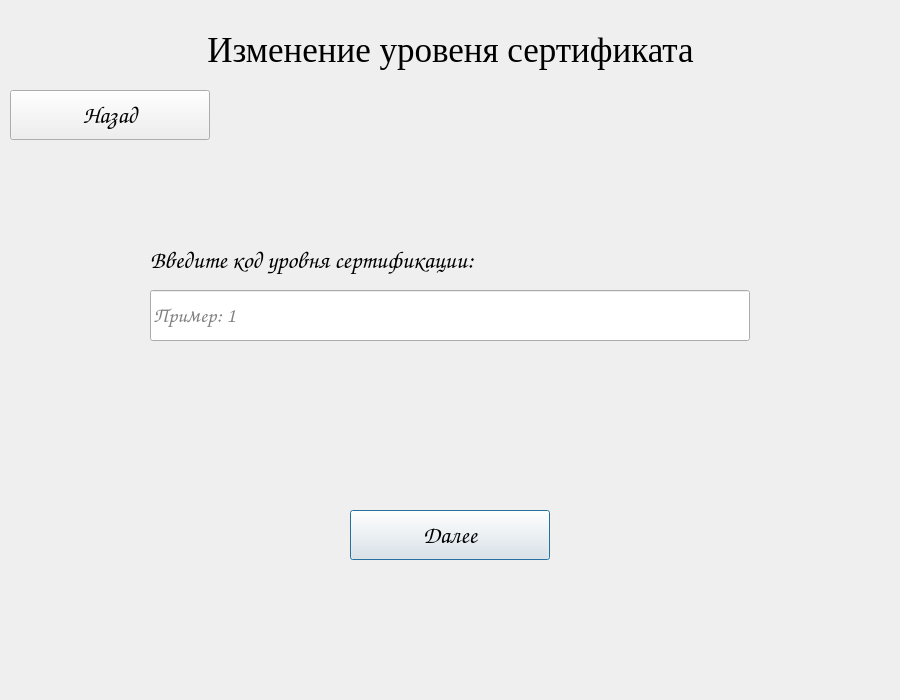
<?xml version="1.0" encoding="UTF-8"?>
<ui version="4.0">
 <class>inputParamProcedureWindow</class>
 <widget class="QDialog" name="inputParamProcedureWindow">
  <property name="geometry">
   <rect>
    <x>0</x>
    <y>0</y>
    <width>900</width>
    <height>700</height>
   </rect>
  </property>
  <property name="windowTitle">
   <string>Dialog</string>
  </property>
  <widget class="QLabel" name="startLabel">
   <property name="geometry">
    <rect>
     <x>0</x>
     <y>0</y>
     <width>901</width>
     <height>100</height>
    </rect>
   </property>
   <property name="font">
    <font>
     <family>Times New Roman</family>
     <pointsize>26</pointsize>
     <weight>50</weight>
     <italic>false</italic>
     <bold>false</bold>
    </font>
   </property>
   <property name="layoutDirection">
    <enum>Qt::LeftToRight</enum>
   </property>
   <property name="autoFillBackground">
    <bool>false</bool>
   </property>
   <property name="styleSheet">
    <string notr="true"/>
   </property>
   <property name="text">
    <string>Изменение уровеня сертификата</string>
   </property>
   <property name="alignment">
    <set>Qt::AlignCenter</set>
   </property>
   <property name="wordWrap">
    <bool>false</bool>
   </property>
  </widget>
  <widget class="QLabel" name="passLabel">
   <property name="geometry">
    <rect>
     <x>150</x>
     <y>230</y>
     <width>521</width>
     <height>60</height>
    </rect>
   </property>
   <property name="font">
    <font>
     <family>Comic Sans MS</family>
     <pointsize>18</pointsize>
     <weight>50</weight>
     <italic>false</italic>
     <bold>false</bold>
    </font>
   </property>
   <property name="layoutDirection">
    <enum>Qt::LeftToRight</enum>
   </property>
   <property name="autoFillBackground">
    <bool>false</bool>
   </property>
   <property name="styleSheet">
    <string notr="true"/>
   </property>
   <property name="text">
    <string>Введите код уровня сертификации:</string>
   </property>
   <property name="alignment">
    <set>Qt::AlignLeading|Qt::AlignLeft|Qt::AlignVCenter</set>
   </property>
   <property name="wordWrap">
    <bool>false</bool>
   </property>
  </widget>
  <widget class="QLineEdit" name="levelLineEdit">
   <property name="geometry">
    <rect>
     <x>150</x>
     <y>290</y>
     <width>600</width>
     <height>51</height>
    </rect>
   </property>
   <property name="font">
    <font>
     <family>Comic Sans MS</family>
     <pointsize>16</pointsize>
    </font>
   </property>
   <property name="cursor">
    <cursorShape>IBeamCursor</cursorShape>
   </property>
   <property name="tabletTracking">
    <bool>true</bool>
   </property>
   <property name="styleSheet">
    <string notr="true">border-color: rgb(0, 85, 0);</string>
   </property>
   <property name="echoMode">
    <enum>QLineEdit::Normal</enum>
   </property>
   <property name="placeholderText">
    <string>Пример: 1</string>
   </property>
  </widget>
  <widget class="QPushButton" name="inputButton">
   <property name="geometry">
    <rect>
     <x>350</x>
     <y>510</y>
     <width>200</width>
     <height>50</height>
    </rect>
   </property>
   <property name="font">
    <font>
     <family>Comic Sans MS</family>
     <pointsize>18</pointsize>
     <weight>75</weight>
     <bold>true</bold>
    </font>
   </property>
   <property name="styleSheet">
    <string notr="true"/>
   </property>
   <property name="text">
    <string>Далее</string>
   </property>
   <property name="default">
    <bool>false</bool>
   </property>
   <property name="flat">
    <bool>false</bool>
   </property>
  </widget>
  <widget class="QPushButton" name="backButton">
   <property name="geometry">
    <rect>
     <x>10</x>
     <y>90</y>
     <width>200</width>
     <height>50</height>
    </rect>
   </property>
   <property name="font">
    <font>
     <family>Comic Sans MS</family>
     <pointsize>18</pointsize>
     <weight>75</weight>
     <bold>true</bold>
    </font>
   </property>
   <property name="styleSheet">
    <string notr="true"/>
   </property>
   <property name="text">
    <string>Назад</string>
   </property>
   <property name="default">
    <bool>false</bool>
   </property>
   <property name="flat">
    <bool>false</bool>
   </property>
  </widget>
 </widget>
 <resources/>
 <connections/>
</ui>
